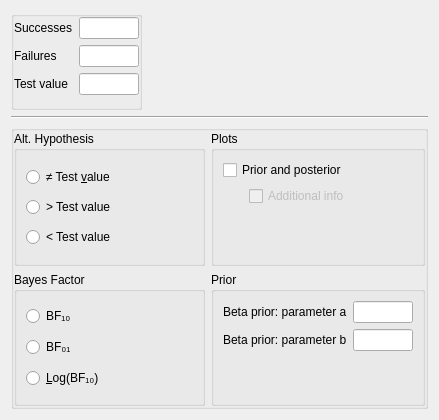
<?xml version="1.0" encoding="UTF-8"?>
<ui version="4.0">
 <class>SummaryStatsBinomialTestBayesianForm</class>
 <widget class="QWidget" name="SummaryStatsBinomialTestBayesianForm">
  <property name="geometry">
   <rect>
    <x>0</x>
    <y>0</y>
    <width>439</width>
    <height>420</height>
   </rect>
  </property>
  <property name="sizePolicy">
   <sizepolicy hsizetype="Fixed" vsizetype="Preferred">
    <horstretch>0</horstretch>
    <verstretch>0</verstretch>
   </sizepolicy>
  </property>
  <property name="windowTitle">
   <string>Form</string>
  </property>
  <layout class="QVBoxLayout" name="verticalLayout_2">
   <item>
    <widget class="GroupBox" name="groupBox">
     <property name="sizePolicy">
      <sizepolicy hsizetype="Fixed" vsizetype="Maximum">
       <horstretch>0</horstretch>
       <verstretch>0</verstretch>
      </sizepolicy>
     </property>
     <property name="title">
      <string/>
     </property>
     <layout class="QFormLayout" name="formLayout">
      <property name="labelAlignment">
       <set>Qt::AlignLeading|Qt::AlignLeft|Qt::AlignVCenter</set>
      </property>
      <property name="leftMargin">
       <number>0</number>
      </property>
      <property name="topMargin">
       <number>0</number>
      </property>
      <property name="rightMargin">
       <number>0</number>
      </property>
      <property name="bottomMargin">
       <number>12</number>
      </property>
      <item row="0" column="0">
       <widget class="QLabel" name="label_5">
        <property name="text">
         <string>Successes</string>
        </property>
       </widget>
      </item>
      <item row="1" column="0">
       <widget class="QLabel" name="label_4">
        <property name="text">
         <string>Failures</string>
        </property>
       </widget>
      </item>
      <item row="2" column="0">
       <widget class="QLabel" name="label">
        <property name="text">
         <string>Test value</string>
        </property>
       </widget>
      </item>
      <item row="0" column="1">
       <widget class="BoundTextBox" name="successes">
        <property name="maximumSize">
         <size>
          <width>60</width>
          <height>16777215</height>
         </size>
        </property>
       </widget>
      </item>
      <item row="1" column="1">
       <widget class="BoundTextBox" name="failures">
        <property name="maximumSize">
         <size>
          <width>60</width>
          <height>16777215</height>
         </size>
        </property>
       </widget>
      </item>
      <item row="2" column="1">
       <widget class="BoundTextBox" name="testValue">
        <property name="maximumSize">
         <size>
          <width>60</width>
          <height>16777215</height>
         </size>
        </property>
       </widget>
      </item>
     </layout>
    </widget>
   </item>
   <item>
    <widget class="Line" name="line">
     <property name="orientation">
      <enum>Qt::Horizontal</enum>
     </property>
    </widget>
   </item>
   <item>
    <widget class="GroupBox" name="groupBox_3">
     <property name="sizePolicy">
      <sizepolicy hsizetype="Preferred" vsizetype="Preferred">
       <horstretch>0</horstretch>
       <verstretch>0</verstretch>
      </sizepolicy>
     </property>
     <property name="title">
      <string/>
     </property>
     <property name="alignment">
      <set>Qt::AlignLeading|Qt::AlignLeft|Qt::AlignTop</set>
     </property>
     <layout class="QGridLayout" name="gridLayout">
      <property name="sizeConstraint">
       <enum>QLayout::SetDefaultConstraint</enum>
      </property>
      <property name="leftMargin">
       <number>0</number>
      </property>
      <property name="topMargin">
       <number>0</number>
      </property>
      <property name="rightMargin">
       <number>0</number>
      </property>
      <property name="bottomMargin">
       <number>0</number>
      </property>
      <item row="0" column="0">
       <widget class="BoundGroupBox" name="hypothesis">
        <property name="title">
         <string>Alt. Hypothesis</string>
        </property>
        <property name="alignment">
         <set>Qt::AlignLeading|Qt::AlignLeft|Qt::AlignTop</set>
        </property>
        <property name="flat">
         <bool>false</bool>
        </property>
        <layout class="QVBoxLayout" name="verticalLayout_3">
         <property name="topMargin">
          <number>12</number>
         </property>
         <property name="bottomMargin">
          <number>12</number>
         </property>
         <item>
          <widget class="QRadioButton" name="_1twoTailed">
           <property name="sizePolicy">
            <sizepolicy hsizetype="Fixed" vsizetype="Fixed">
             <horstretch>0</horstretch>
             <verstretch>0</verstretch>
            </sizepolicy>
           </property>
           <property name="text">
            <string>≠ Test &amp;value</string>
           </property>
          </widget>
         </item>
         <item>
          <widget class="QRadioButton" name="_2oneTailedGreaterThan">
           <property name="sizePolicy">
            <sizepolicy hsizetype="Fixed" vsizetype="Fixed">
             <horstretch>0</horstretch>
             <verstretch>0</verstretch>
            </sizepolicy>
           </property>
           <property name="text">
            <string>&gt; Test value</string>
           </property>
          </widget>
         </item>
         <item>
          <widget class="QRadioButton" name="_3oneTailedLessThan">
           <property name="sizePolicy">
            <sizepolicy hsizetype="Fixed" vsizetype="Fixed">
             <horstretch>0</horstretch>
             <verstretch>0</verstretch>
            </sizepolicy>
           </property>
           <property name="text">
            <string>&lt; Test value</string>
           </property>
          </widget>
         </item>
        </layout>
       </widget>
      </item>
      <item row="0" column="2">
       <widget class="BoundGroupBox" name="plotsGroup">
        <property name="sizePolicy">
         <sizepolicy hsizetype="Preferred" vsizetype="Minimum">
          <horstretch>0</horstretch>
          <verstretch>0</verstretch>
         </sizepolicy>
        </property>
        <property name="title">
         <string>Plots</string>
        </property>
        <property name="alignment">
         <set>Qt::AlignLeading|Qt::AlignLeft|Qt::AlignTop</set>
        </property>
        <layout class="QGridLayout" name="gridLayout_2">
         <item row="3" column="1">
          <spacer name="verticalSpacer">
           <property name="orientation">
            <enum>Qt::Vertical</enum>
           </property>
           <property name="sizeHint" stdset="0">
            <size>
             <width>20</width>
             <height>20</height>
            </size>
           </property>
          </spacer>
         </item>
         <item row="2" column="0">
          <widget class="QWidget" name="widget" native="true">
           <property name="maximumSize">
            <size>
             <width>20</width>
             <height>16777215</height>
            </size>
           </property>
          </widget>
         </item>
         <item row="2" column="1">
          <widget class="BoundCheckBox" name="plotPriorAndPosteriorAdditionalInfo">
           <property name="enabled">
            <bool>false</bool>
           </property>
           <property name="layoutDirection">
            <enum>Qt::LeftToRight</enum>
           </property>
           <property name="text">
            <string>Additional info</string>
           </property>
          </widget>
         </item>
         <item row="1" column="0" colspan="2">
          <widget class="BoundCheckBox" name="plotPriorAndPosterior">
           <property name="text">
            <string>Prior and posterior</string>
           </property>
          </widget>
         </item>
        </layout>
       </widget>
      </item>
      <item row="1" column="0">
       <widget class="BoundGroupBox" name="bayesFactorType">
        <property name="sizePolicy">
         <sizepolicy hsizetype="MinimumExpanding" vsizetype="Preferred">
          <horstretch>0</horstretch>
          <verstretch>0</verstretch>
         </sizepolicy>
        </property>
        <property name="title">
         <string>Bayes Factor</string>
        </property>
        <property name="alignment">
         <set>Qt::AlignLeading|Qt::AlignLeft|Qt::AlignTop</set>
        </property>
        <property name="flat">
         <bool>false</bool>
        </property>
        <layout class="QVBoxLayout" name="verticalLayout_4">
         <item>
          <widget class="QRadioButton" name="_1">
           <property name="sizePolicy">
            <sizepolicy hsizetype="Fixed" vsizetype="Fixed">
             <horstretch>0</horstretch>
             <verstretch>0</verstretch>
            </sizepolicy>
           </property>
           <property name="text">
            <string>BF₁₀</string>
           </property>
          </widget>
         </item>
         <item>
          <widget class="QRadioButton" name="_2">
           <property name="sizePolicy">
            <sizepolicy hsizetype="Fixed" vsizetype="Fixed">
             <horstretch>0</horstretch>
             <verstretch>0</verstretch>
            </sizepolicy>
           </property>
           <property name="text">
            <string>BF₀₁</string>
           </property>
          </widget>
         </item>
         <item>
          <widget class="QRadioButton" name="_3">
           <property name="sizePolicy">
            <sizepolicy hsizetype="Fixed" vsizetype="Fixed">
             <horstretch>0</horstretch>
             <verstretch>0</verstretch>
            </sizepolicy>
           </property>
           <property name="text">
            <string>&amp;Log(BF₁₀)</string>
           </property>
          </widget>
         </item>
        </layout>
       </widget>
      </item>
      <item row="1" column="2">
       <widget class="BoundGroupBox" name="missingValues">
        <property name="sizePolicy">
         <sizepolicy hsizetype="Preferred" vsizetype="Preferred">
          <horstretch>0</horstretch>
          <verstretch>0</verstretch>
         </sizepolicy>
        </property>
        <property name="title">
         <string>Prior</string>
        </property>
        <property name="alignment">
         <set>Qt::AlignLeading|Qt::AlignLeft|Qt::AlignTop</set>
        </property>
        <property name="flat">
         <bool>false</bool>
        </property>
        <layout class="QFormLayout" name="formLayout_2">
         <property name="labelAlignment">
          <set>Qt::AlignLeading|Qt::AlignLeft|Qt::AlignVCenter</set>
         </property>
         <item row="0" column="0">
          <widget class="QLabel" name="label_2">
           <property name="text">
            <string>Beta prior: parameter a</string>
           </property>
          </widget>
         </item>
         <item row="0" column="1">
          <widget class="BoundTextBox" name="betaPriorParamA">
           <property name="maximumSize">
            <size>
             <width>60</width>
             <height>16777215</height>
            </size>
           </property>
          </widget>
         </item>
         <item row="1" column="0">
          <widget class="QLabel" name="label_3">
           <property name="text">
            <string>&lt;html&gt;&lt;head/&gt;&lt;body&gt;&lt;p&gt;Beta prior: parameter b&lt;/p&gt;&lt;/body&gt;&lt;/html&gt;</string>
           </property>
          </widget>
         </item>
         <item row="1" column="1">
          <widget class="BoundTextBox" name="betaPriorParamB">
           <property name="maximumSize">
            <size>
             <width>60</width>
             <height>16777215</height>
            </size>
           </property>
          </widget>
         </item>
         <item row="2" column="0">
          <spacer name="verticalSpacer_2">
           <property name="orientation">
            <enum>Qt::Vertical</enum>
           </property>
           <property name="sizeHint" stdset="0">
            <size>
             <width>20</width>
             <height>10</height>
            </size>
           </property>
          </spacer>
         </item>
        </layout>
       </widget>
      </item>
     </layout>
    </widget>
   </item>
  </layout>
 </widget>
 <customwidgets>
  <customwidget>
   <class>BoundTextBox</class>
   <extends>QLineEdit</extends>
   <header>widgets/boundtextbox.h</header>
  </customwidget>
  <customwidget>
   <class>BoundGroupBox</class>
   <extends>QGroupBox</extends>
   <header>widgets/boundgroupbox.h</header>
   <container>1</container>
  </customwidget>
  <customwidget>
   <class>BoundCheckBox</class>
   <extends>QCheckBox</extends>
   <header>widgets/boundcheckbox.h</header>
  </customwidget>
  <customwidget>
   <class>GroupBox</class>
   <extends>QGroupBox</extends>
   <header>widgets/groupbox.h</header>
   <container>1</container>
  </customwidget>
 </customwidgets>
 <tabstops>
  <tabstop>successes</tabstop>
  <tabstop>failures</tabstop>
  <tabstop>testValue</tabstop>
  <tabstop>_1twoTailed</tabstop>
  <tabstop>_2oneTailedGreaterThan</tabstop>
  <tabstop>_3oneTailedLessThan</tabstop>
  <tabstop>plotPriorAndPosterior</tabstop>
  <tabstop>plotPriorAndPosteriorAdditionalInfo</tabstop>
  <tabstop>_1</tabstop>
  <tabstop>_2</tabstop>
  <tabstop>_3</tabstop>
  <tabstop>betaPriorParamA</tabstop>
  <tabstop>betaPriorParamB</tabstop>
 </tabstops>
 <resources/>
 <connections>
  <connection>
   <sender>plotPriorAndPosterior</sender>
   <signal>toggled(bool)</signal>
   <receiver>plotPriorAndPosteriorAdditionalInfo</receiver>
   <slot>setEnabled(bool)</slot>
   <hints>
    <hint type="sourcelabel">
     <x>306</x>
     <y>142</y>
    </hint>
    <hint type="destinationlabel">
     <x>319</x>
     <y>165</y>
    </hint>
   </hints>
  </connection>
 </connections>
</ui>
